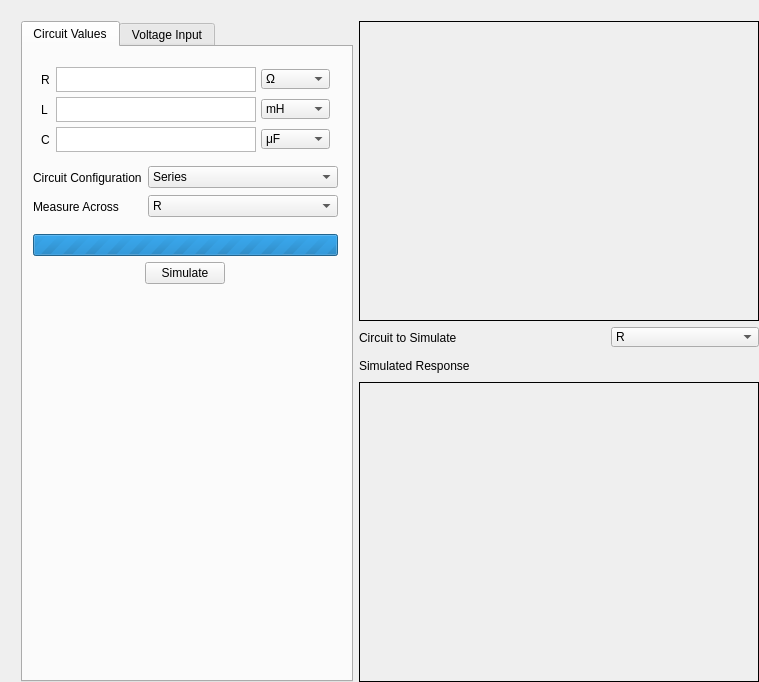
<?xml version="1.0" encoding="UTF-8"?>
<ui version="4.0">
 <class>MainWidgetClass</class>
 <widget class="QWidget" name="MainWidgetClass">
  <property name="geometry">
   <rect>
    <x>0</x>
    <y>0</y>
    <width>759</width>
    <height>682</height>
   </rect>
  </property>
  <property name="minimumSize">
   <size>
    <width>759</width>
    <height>682</height>
   </size>
  </property>
  <property name="maximumSize">
   <size>
    <width>2000</width>
    <height>2000</height>
   </size>
  </property>
  <property name="windowTitle">
   <string>RLC Simulator</string>
  </property>
  <widget class="QWidget" name="horizontalLayoutWidget">
   <property name="geometry">
    <rect>
     <x>10</x>
     <y>10</y>
     <width>742</width>
     <height>667</height>
    </rect>
   </property>
   <layout class="QHBoxLayout" name="horizontalLayout">
    <property name="sizeConstraint">
     <enum>QLayout::SetFixedSize</enum>
    </property>
    <item>
     <widget class="QTabWidget" name="simulationParams">
      <property name="sizePolicy">
       <sizepolicy hsizetype="Fixed" vsizetype="Preferred">
        <horstretch>0</horstretch>
        <verstretch>0</verstretch>
       </sizepolicy>
      </property>
      <property name="minimumSize">
       <size>
        <width>332</width>
        <height>439</height>
       </size>
      </property>
      <property name="currentIndex">
       <number>0</number>
      </property>
      <widget class="QWidget" name="circuitProperties">
       <property name="sizePolicy">
        <sizepolicy hsizetype="Preferred" vsizetype="Preferred">
         <horstretch>0</horstretch>
         <verstretch>0</verstretch>
        </sizepolicy>
       </property>
       <property name="autoFillBackground">
        <bool>false</bool>
       </property>
       <attribute name="title">
        <string>Circuit Values</string>
       </attribute>
       <widget class="QWidget" name="verticalLayoutWidget_2">
        <property name="geometry">
         <rect>
          <x>2</x>
          <y>4</y>
          <width>321</width>
          <height>241</height>
         </rect>
        </property>
        <layout class="QVBoxLayout" name="verticalLayout_3">
         <property name="sizeConstraint">
          <enum>QLayout::SetDefaultConstraint</enum>
         </property>
         <property name="leftMargin">
          <number>8</number>
         </property>
         <property name="topMargin">
          <number>8</number>
         </property>
         <property name="rightMargin">
          <number>8</number>
         </property>
         <property name="bottomMargin">
          <number>8</number>
         </property>
         <item>
          <layout class="QGridLayout" name="gridLayout">
           <property name="sizeConstraint">
            <enum>QLayout::SetDefaultConstraint</enum>
           </property>
           <property name="leftMargin">
            <number>8</number>
           </property>
           <property name="topMargin">
            <number>8</number>
           </property>
           <property name="rightMargin">
            <number>8</number>
           </property>
           <property name="bottomMargin">
            <number>8</number>
           </property>
           <property name="spacing">
            <number>5</number>
           </property>
           <item row="8" column="1">
            <widget class="QTextEdit" name="resistorText">
             <property name="sizePolicy">
              <sizepolicy hsizetype="Expanding" vsizetype="Fixed">
               <horstretch>0</horstretch>
               <verstretch>0</verstretch>
              </sizepolicy>
             </property>
             <property name="minimumSize">
              <size>
               <width>0</width>
               <height>25</height>
              </size>
             </property>
             <property name="maximumSize">
              <size>
               <width>16777215</width>
               <height>25</height>
              </size>
             </property>
            </widget>
           </item>
           <item row="8" column="2">
            <widget class="QComboBox" name="resistorScale">
             <property name="minimumSize">
              <size>
               <width>69</width>
               <height>20</height>
              </size>
             </property>
             <property name="maximumSize">
              <size>
               <width>16777215</width>
               <height>20</height>
              </size>
             </property>
             <item>
              <property name="text">
               <string notr="true">Ω</string>
              </property>
             </item>
             <item>
              <property name="text">
               <string>kΩ</string>
              </property>
             </item>
             <item>
              <property name="text">
               <string>MΩ</string>
              </property>
             </item>
            </widget>
           </item>
           <item row="10" column="2">
            <widget class="QComboBox" name="capacitorScale">
             <property name="minimumSize">
              <size>
               <width>69</width>
               <height>20</height>
              </size>
             </property>
             <property name="maximumSize">
              <size>
               <width>16777215</width>
               <height>20</height>
              </size>
             </property>
             <property name="currentIndex">
              <number>1</number>
             </property>
             <item>
              <property name="text">
               <string notr="true">nF</string>
              </property>
             </item>
             <item>
              <property name="text">
               <string>μF</string>
              </property>
             </item>
             <item>
              <property name="text">
               <string>mF</string>
              </property>
             </item>
             <item>
              <property name="text">
               <string>F</string>
              </property>
             </item>
            </widget>
           </item>
           <item row="9" column="0" alignment="Qt::AlignRight">
            <widget class="QLabel" name="label_2">
             <property name="minimumSize">
              <size>
               <width>10</width>
               <height>25</height>
              </size>
             </property>
             <property name="text">
              <string>L</string>
             </property>
            </widget>
           </item>
           <item row="9" column="1">
            <widget class="QTextEdit" name="inductorText">
             <property name="sizePolicy">
              <sizepolicy hsizetype="Expanding" vsizetype="Fixed">
               <horstretch>0</horstretch>
               <verstretch>0</verstretch>
              </sizepolicy>
             </property>
             <property name="minimumSize">
              <size>
               <width>0</width>
               <height>25</height>
              </size>
             </property>
             <property name="maximumSize">
              <size>
               <width>16777215</width>
               <height>25</height>
              </size>
             </property>
            </widget>
           </item>
           <item row="10" column="1">
            <widget class="QTextEdit" name="capacitorText">
             <property name="sizePolicy">
              <sizepolicy hsizetype="Expanding" vsizetype="Fixed">
               <horstretch>0</horstretch>
               <verstretch>0</verstretch>
              </sizepolicy>
             </property>
             <property name="minimumSize">
              <size>
               <width>0</width>
               <height>25</height>
              </size>
             </property>
             <property name="maximumSize">
              <size>
               <width>16777215</width>
               <height>25</height>
              </size>
             </property>
            </widget>
           </item>
           <item row="8" column="0" alignment="Qt::AlignRight">
            <widget class="QLabel" name="label">
             <property name="minimumSize">
              <size>
               <width>10</width>
               <height>25</height>
              </size>
             </property>
             <property name="text">
              <string>R</string>
             </property>
            </widget>
           </item>
           <item row="10" column="0" alignment="Qt::AlignRight">
            <widget class="QLabel" name="label_3">
             <property name="minimumSize">
              <size>
               <width>10</width>
               <height>25</height>
              </size>
             </property>
             <property name="text">
              <string>C</string>
             </property>
            </widget>
           </item>
           <item row="9" column="2">
            <widget class="QComboBox" name="inductorScale">
             <property name="minimumSize">
              <size>
               <width>69</width>
               <height>20</height>
              </size>
             </property>
             <property name="maximumSize">
              <size>
               <width>16777215</width>
               <height>20</height>
              </size>
             </property>
             <item>
              <property name="text">
               <string notr="true">mH</string>
              </property>
             </item>
             <item>
              <property name="text">
               <string>H</string>
              </property>
             </item>
            </widget>
           </item>
          </layout>
         </item>
         <item>
          <layout class="QFormLayout" name="formLayout">
           <item row="0" column="0">
            <widget class="QLabel" name="circuitConfigLabel">
             <property name="minimumSize">
              <size>
               <width>67</width>
               <height>23</height>
              </size>
             </property>
             <property name="text">
              <string>Circuit Configuration</string>
             </property>
             <property name="margin">
              <number>5</number>
             </property>
            </widget>
           </item>
           <item row="0" column="1">
            <widget class="QComboBox" name="circuitConfigSelection">
             <property name="minimumSize">
              <size>
               <width>0</width>
               <height>20</height>
              </size>
             </property>
             <property name="currentIndex">
              <number>0</number>
             </property>
             <item>
              <property name="text">
               <string>Series</string>
              </property>
             </item>
             <item>
              <property name="text">
               <string>Parallel</string>
              </property>
             </item>
            </widget>
           </item>
           <item row="1" column="0">
            <widget class="QLabel" name="measureAcrossLabel">
             <property name="minimumSize">
              <size>
               <width>86</width>
               <height>23</height>
              </size>
             </property>
             <property name="text">
              <string>Measure Across</string>
             </property>
             <property name="margin">
              <number>5</number>
             </property>
            </widget>
           </item>
           <item row="1" column="1">
            <widget class="QComboBox" name="measureAcrossComboBox">
             <property name="minimumSize">
              <size>
               <width>0</width>
               <height>20</height>
              </size>
             </property>
             <item>
              <property name="text">
               <string>R</string>
              </property>
             </item>
             <item>
              <property name="text">
               <string>L</string>
              </property>
             </item>
             <item>
              <property name="text">
               <string>C</string>
              </property>
             </item>
            </widget>
           </item>
          </layout>
         </item>
         <item>
          <widget class="QProgressBar" name="progressBar">
           <property name="maximum">
            <number>0</number>
           </property>
           <property name="value">
            <number>-1</number>
           </property>
           <property name="textVisible">
            <bool>false</bool>
           </property>
          </widget>
         </item>
         <item alignment="Qt::AlignHCenter">
          <widget class="QPushButton" name="simulateButton">
           <property name="text">
            <string>Simulate</string>
           </property>
          </widget>
         </item>
        </layout>
       </widget>
      </widget>
      <widget class="QWidget" name="voltageProperties">
       <attribute name="title">
        <string>Voltage Input</string>
       </attribute>
       <widget class="QWidget" name="verticalLayoutWidget_3">
        <property name="geometry">
         <rect>
          <x>0</x>
          <y>0</y>
          <width>321</width>
          <height>233</height>
         </rect>
        </property>
        <layout class="QVBoxLayout" name="verticalLayout_4">
         <property name="sizeConstraint">
          <enum>QLayout::SetDefaultConstraint</enum>
         </property>
         <property name="leftMargin">
          <number>8</number>
         </property>
         <property name="topMargin">
          <number>8</number>
         </property>
         <property name="rightMargin">
          <number>8</number>
         </property>
         <property name="bottomMargin">
          <number>8</number>
         </property>
         <item>
          <layout class="QGridLayout" name="gridLayout_2" columnminimumwidth="25,25,25">
           <property name="sizeConstraint">
            <enum>QLayout::SetDefaultConstraint</enum>
           </property>
           <property name="leftMargin">
            <number>8</number>
           </property>
           <property name="topMargin">
            <number>8</number>
           </property>
           <property name="rightMargin">
            <number>8</number>
           </property>
           <property name="bottomMargin">
            <number>8</number>
           </property>
           <property name="spacing">
            <number>5</number>
           </property>
           <item row="9" column="0" alignment="Qt::AlignRight">
            <widget class="QLabel" name="label_6">
             <property name="minimumSize">
              <size>
               <width>0</width>
               <height>25</height>
              </size>
             </property>
             <property name="text">
              <string>Frequency</string>
             </property>
            </widget>
           </item>
           <item row="9" column="1">
            <widget class="QTextEdit" name="frequencyText">
             <property name="sizePolicy">
              <sizepolicy hsizetype="Expanding" vsizetype="Fixed">
               <horstretch>0</horstretch>
               <verstretch>0</verstretch>
              </sizepolicy>
             </property>
             <property name="minimumSize">
              <size>
               <width>0</width>
               <height>25</height>
              </size>
             </property>
             <property name="maximumSize">
              <size>
               <width>16777215</width>
               <height>25</height>
              </size>
             </property>
            </widget>
           </item>
           <item row="10" column="1">
            <widget class="QTextEdit" name="phaseText">
             <property name="sizePolicy">
              <sizepolicy hsizetype="Expanding" vsizetype="Fixed">
               <horstretch>0</horstretch>
               <verstretch>0</verstretch>
              </sizepolicy>
             </property>
             <property name="minimumSize">
              <size>
               <width>0</width>
               <height>25</height>
              </size>
             </property>
             <property name="maximumSize">
              <size>
               <width>16777215</width>
               <height>25</height>
              </size>
             </property>
            </widget>
           </item>
           <item row="10" column="2">
            <widget class="QComboBox" name="phaseUnits">
             <property name="minimumSize">
              <size>
               <width>69</width>
               <height>20</height>
              </size>
             </property>
             <property name="maximumSize">
              <size>
               <width>16777215</width>
               <height>20</height>
              </size>
             </property>
             <property name="currentIndex">
              <number>0</number>
             </property>
             <item>
              <property name="text">
               <string notr="true">radians</string>
              </property>
             </item>
             <item>
              <property name="text">
               <string>degress</string>
              </property>
             </item>
            </widget>
           </item>
           <item row="9" column="2">
            <widget class="QComboBox" name="frequencyScale">
             <property name="minimumSize">
              <size>
               <width>69</width>
               <height>20</height>
              </size>
             </property>
             <property name="maximumSize">
              <size>
               <width>16777215</width>
               <height>20</height>
              </size>
             </property>
             <item>
              <property name="text">
               <string notr="true">Hz</string>
              </property>
             </item>
             <item>
              <property name="text">
               <string>kHz</string>
              </property>
             </item>
             <item>
              <property name="text">
               <string>MHz</string>
              </property>
             </item>
             <item>
              <property name="text">
               <string>rad/s</string>
              </property>
             </item>
             <item>
              <property name="text">
               <string>k rad/s</string>
              </property>
             </item>
             <item>
              <property name="text">
               <string>M rad/s</string>
              </property>
             </item>
            </widget>
           </item>
           <item row="8" column="2">
            <widget class="QComboBox" name="voltageScale">
             <property name="minimumSize">
              <size>
               <width>69</width>
               <height>20</height>
              </size>
             </property>
             <property name="maximumSize">
              <size>
               <width>16777215</width>
               <height>20</height>
              </size>
             </property>
             <property name="currentIndex">
              <number>1</number>
             </property>
             <item>
              <property name="text">
               <string>mV</string>
              </property>
             </item>
             <item>
              <property name="text">
               <string notr="true">V</string>
              </property>
             </item>
             <item>
              <property name="text">
               <string>Vpp</string>
              </property>
             </item>
            </widget>
           </item>
           <item row="8" column="0" alignment="Qt::AlignRight">
            <widget class="QLabel" name="label_7">
             <property name="minimumSize">
              <size>
               <width>0</width>
               <height>25</height>
              </size>
             </property>
             <property name="text">
              <string>Voltage</string>
             </property>
            </widget>
           </item>
           <item row="8" column="1">
            <widget class="QTextEdit" name="amplitudeText">
             <property name="sizePolicy">
              <sizepolicy hsizetype="Expanding" vsizetype="Fixed">
               <horstretch>0</horstretch>
               <verstretch>0</verstretch>
              </sizepolicy>
             </property>
             <property name="minimumSize">
              <size>
               <width>0</width>
               <height>25</height>
              </size>
             </property>
             <property name="maximumSize">
              <size>
               <width>16777215</width>
               <height>25</height>
              </size>
             </property>
            </widget>
           </item>
           <item row="10" column="0" alignment="Qt::AlignRight">
            <widget class="QLabel" name="label_8">
             <property name="minimumSize">
              <size>
               <width>0</width>
               <height>25</height>
              </size>
             </property>
             <property name="text">
              <string>Phase</string>
             </property>
            </widget>
           </item>
           <item row="11" column="1">
            <widget class="QTextEdit" name="offsetText">
             <property name="sizePolicy">
              <sizepolicy hsizetype="Expanding" vsizetype="Fixed">
               <horstretch>0</horstretch>
               <verstretch>0</verstretch>
              </sizepolicy>
             </property>
             <property name="minimumSize">
              <size>
               <width>0</width>
               <height>25</height>
              </size>
             </property>
             <property name="maximumSize">
              <size>
               <width>16777215</width>
               <height>25</height>
              </size>
             </property>
            </widget>
           </item>
           <item row="11" column="0" alignment="Qt::AlignRight">
            <widget class="QLabel" name="label_12">
             <property name="minimumSize">
              <size>
               <width>0</width>
               <height>25</height>
              </size>
             </property>
             <property name="text">
              <string>Offset</string>
             </property>
            </widget>
           </item>
          </layout>
         </item>
         <item>
          <layout class="QFormLayout" name="formLayout_2">
           <item row="0" column="0">
            <widget class="QLabel" name="signalTypeLabel">
             <property name="minimumSize">
              <size>
               <width>67</width>
               <height>23</height>
              </size>
             </property>
             <property name="text">
              <string>Signal Type</string>
             </property>
             <property name="margin">
              <number>5</number>
             </property>
            </widget>
           </item>
           <item row="0" column="1">
            <widget class="QComboBox" name="signalTypeComboBox">
             <property name="minimumSize">
              <size>
               <width>0</width>
               <height>20</height>
              </size>
             </property>
             <property name="currentIndex">
              <number>0</number>
             </property>
             <item>
              <property name="text">
               <string>sinusoidal</string>
              </property>
             </item>
             <item>
              <property name="text">
               <string>square wave</string>
              </property>
             </item>
            </widget>
           </item>
          </layout>
         </item>
        </layout>
       </widget>
      </widget>
     </widget>
    </item>
    <item>
     <layout class="QVBoxLayout" name="verticalLayout">
      <property name="spacing">
       <number>5</number>
      </property>
      <item>
       <widget class="QLabel" name="circuitsPreview">
        <property name="sizePolicy">
         <sizepolicy hsizetype="Fixed" vsizetype="Fixed">
          <horstretch>0</horstretch>
          <verstretch>0</verstretch>
         </sizepolicy>
        </property>
        <property name="minimumSize">
         <size>
          <width>400</width>
          <height>300</height>
         </size>
        </property>
        <property name="frameShape">
         <enum>QFrame::Box</enum>
        </property>
        <property name="text">
         <string/>
        </property>
        <property name="pixmap">
         <pixmap resource="mainwidget.qrc">:/MainWidget/Resources/AC_R_circuit.png</pixmap>
        </property>
        <property name="scaledContents">
         <bool>true</bool>
        </property>
       </widget>
      </item>
      <item>
       <layout class="QHBoxLayout" name="horizontalLayout_2">
        <item alignment="Qt::AlignRight">
         <widget class="QLabel" name="label_5">
          <property name="sizePolicy">
           <sizepolicy hsizetype="Fixed" vsizetype="Fixed">
            <horstretch>0</horstretch>
            <verstretch>0</verstretch>
           </sizepolicy>
          </property>
          <property name="minimumSize">
           <size>
            <width>96</width>
            <height>23</height>
           </size>
          </property>
          <property name="text">
           <string>Circuit to Simulate</string>
          </property>
          <property name="margin">
           <number>5</number>
          </property>
         </widget>
        </item>
        <item>
         <spacer name="horizontalSpacer">
          <property name="minimumSize">
           <size>
            <width>80</width>
            <height>23</height>
           </size>
          </property>
          <property name="orientation">
           <enum>Qt::Horizontal</enum>
          </property>
          <property name="sizeHint" stdset="0">
           <size>
            <width>40</width>
            <height>20</height>
           </size>
          </property>
         </spacer>
        </item>
        <item>
         <widget class="QComboBox" name="circuitToSimulate">
          <property name="sizePolicy">
           <sizepolicy hsizetype="Expanding" vsizetype="Fixed">
            <horstretch>0</horstretch>
            <verstretch>0</verstretch>
           </sizepolicy>
          </property>
          <property name="minimumSize">
           <size>
            <width>79</width>
            <height>20</height>
           </size>
          </property>
          <property name="maximumSize">
           <size>
            <width>16777215</width>
            <height>20</height>
           </size>
          </property>
          <item>
           <property name="text">
            <string>R</string>
           </property>
          </item>
          <item>
           <property name="text">
            <string>RL</string>
           </property>
          </item>
          <item>
           <property name="text">
            <string>RC</string>
           </property>
          </item>
          <item>
           <property name="text">
            <string>RLC</string>
           </property>
          </item>
         </widget>
        </item>
       </layout>
      </item>
      <item alignment="Qt::AlignLeft">
       <widget class="QLabel" name="label_4">
        <property name="sizePolicy">
         <sizepolicy hsizetype="Fixed" vsizetype="Fixed">
          <horstretch>0</horstretch>
          <verstretch>0</verstretch>
         </sizepolicy>
        </property>
        <property name="minimumSize">
         <size>
          <width>106</width>
          <height>23</height>
         </size>
        </property>
        <property name="text">
         <string>Simulated Response</string>
        </property>
        <property name="margin">
         <number>5</number>
        </property>
       </widget>
      </item>
      <item>
       <widget class="QLabel" name="simulationOutput">
        <property name="sizePolicy">
         <sizepolicy hsizetype="Fixed" vsizetype="Fixed">
          <horstretch>0</horstretch>
          <verstretch>0</verstretch>
         </sizepolicy>
        </property>
        <property name="minimumSize">
         <size>
          <width>400</width>
          <height>300</height>
         </size>
        </property>
        <property name="frameShape">
         <enum>QFrame::Box</enum>
        </property>
        <property name="text">
         <string/>
        </property>
        <property name="scaledContents">
         <bool>true</bool>
        </property>
       </widget>
      </item>
     </layout>
    </item>
   </layout>
  </widget>
 </widget>
 <layoutdefault spacing="6" margin="11"/>
 <resources>
  <include location="mainwidget.qrc"/>
 </resources>
 <connections/>
</ui>
